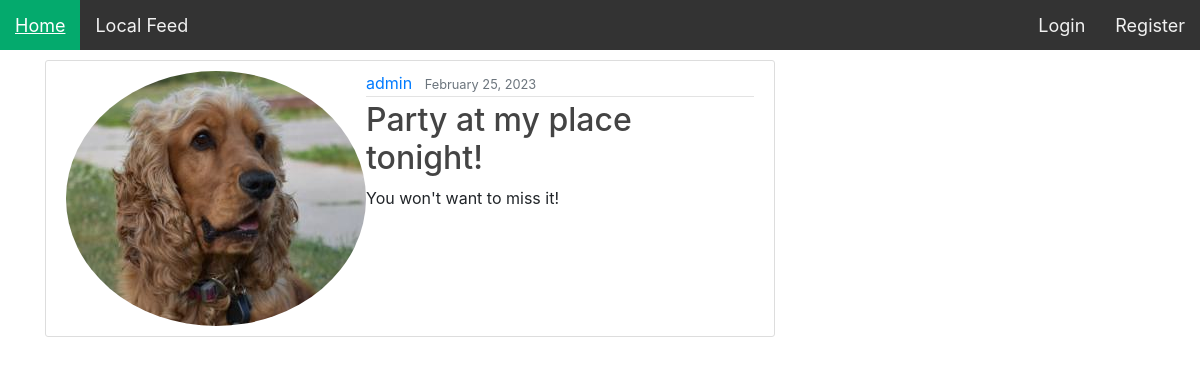
Screenshot of /post/15/ with the database file from the repository.
### map/models.py (models this page shows, shortened)
class Post(models.Model):
    title = models.CharField(max_length=150)
    content = models.TextField()
    date_posted = models.DateTimeField(default=timezone.now)
    author = models.ForeignKey(User, on_delete=models.CASCADE)
    likes = models.ManyToManyField(User, blank=True, related_name='likes')
    dislikes = models.ManyToManyField(User, blank=True, related_name='dislikes')

### users/models.py (models this page shows, shortened)
class Profile(models.Model):
    user = models.OneToOneField(User, on_delete=models.CASCADE, related_name='profile')
    image = models.ImageField(default='default.jpg', upload_to='profile_pics')
    house = models.ForeignKey(House, null=True, blank=True, on_delete=models.SET_NULL)

### map/views.py (the view, shortened to what this page needs)
# urls.py: path("post/<int:pk>/", PostDetailView.as_view(), name='post-detail'),
class PostDetailView(DetailView):
    model = Post
    def get(self, request, *args, **kwargs):
        view = PostDisplay.as_view()
        return view(request, *args, **kwargs)

### map/views.py (called while the page is built)
    def get_context_data(self, **kwargs):
        context = super().get_context_data(**kwargs)
        pk = self.kwargs["pk"]
        post = get_object_or_404(Post, pk=pk)
        comments = post.comments.all()
        context['post'] = post
        context['comments'] = comments
        context['form'] = CommentForm()
        return context

### BackyardBuddies/map/templates/map/post_detail.html (shortened to what this page needs)
{% extends "map/base.html" %}
{% block content %}
	<article class="media content-section">
	  <img class="rounded-circle" src="{{ object.author.profile.image.url }}">
	  <div class="media-body">
		<div class="article-metadata">
		  <a class="mr-2" href="#">{{ object.author }}</a>
		  <small class="text-muted">{{ object.date_posted|date:"F d, Y" }}</small>
		</div>
		<h2 class="article-title">{{ object.title }}</h2>
		<p class="article-content">{{ object.content }}</p>
	  </div>
	</article>
{% endblock content %}

### map/static/map/style.css (style rules this page uses)
html, body { height: 100%; margin: 0; padding: 0; }
h1, h2, h3, h4, h5, h6 { color: #444444; }
.content-section { background: #ffffff; padding: 10px 20px; border: 1px solid #dddddd; border-radius: 3px; margin-top: 10px; margin-bottom: 20px; }
.article-title { color: #444444; }
.article-content { white-space: pre-line; }
.article-metadata { padding-bottom: 1px; margin-bottom: 4px; border-bottom: 1px solid #e3e3e3 }

### rows the page displays
Post: author.profile.image (picture), author "admin", date_posted "February 25, 2023", title "Party at my place tonight!", content "You won't want to miss it!"
